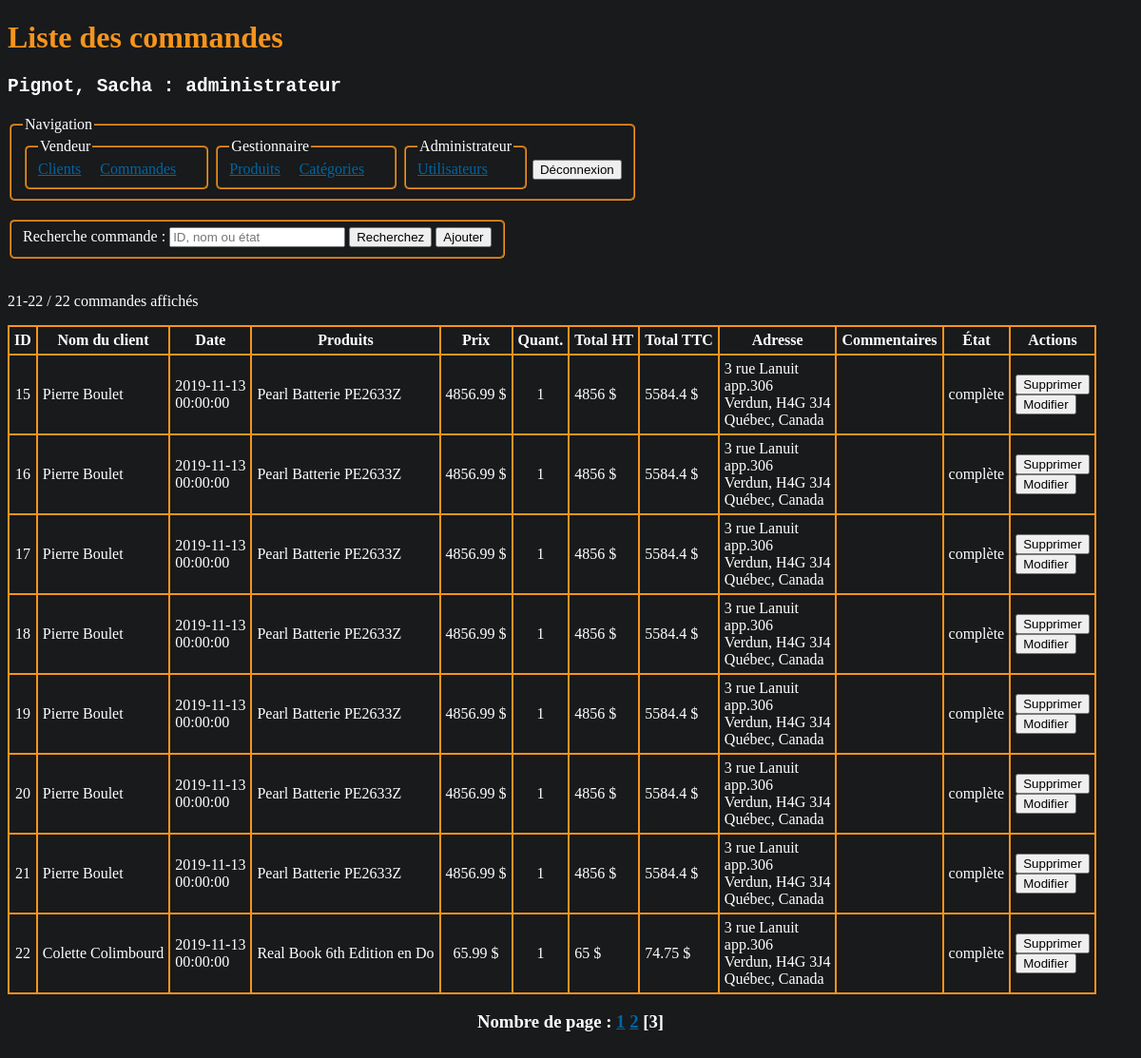
The app's page /commandes/index.php?page=3 (signed in) with its own data.
### tables this page shows
CREATE TABLE IF NOT EXISTS `commandes_produits` (
  `fk_commande_id` INT NOT NULL,
  `fk_produit_id` INT NOT NULL,
  `commande_produit_quantite` INT NOT NULL,
  PRIMARY KEY (`fk_produit_id`, `fk_commande_id`),
  INDEX `fk_commandes_has_produits_produits1_idx` (`fk_produit_id` ASC),
  INDEX `fk_commandes_has_produits_Commandes1_idx` (`fk_commande_id` ASC),
  CONSTRAINT `fk_commandes_has_produits_commandes1`
    FOREIGN KEY (`fk_commande_id`)
    REFERENCES `commandes` (`commande_id`)
    ON DELETE NO ACTION
    ON UPDATE NO ACTION,
  CONSTRAINT `fk_commandes_has_produits_produits1`
    FOREIGN KEY (`fk_produit_id`)
    REFERENCES `produits` (`produit_id`)
    ON DELETE NO ACTION
    ON UPDATE NO ACTION);

CREATE TABLE IF NOT EXISTS `commandes` (
  `commande_id` INT NOT NULL AUTO_INCREMENT,
  `commande_date` TIMESTAMP NOT NULL DEFAULT CURRENT_TIMESTAMP,
  `commande_adresse` VARCHAR(255) NOT NULL,
  `commande_adresse2` VARCHAR(255) NULL,
  `commande_adresse_ville` VARCHAR(255) NOT NULL,
  `commande_adresse_cp` VARCHAR(255) NOT NULL,
  `commande_etat` VARCHAR(255) NOT NULL DEFAULT "en cours",
  `commande_commentaires` VARCHAR(255) NULL,
  `fk_client_id` INT NOT NULL,
  PRIMARY KEY (`commande_id`),
  INDEX `fk_commandes_clients_idx` (`fk_client_id` ASC),
  CONSTRAINT `fk_commandes_clients`
    FOREIGN KEY (`fk_client_id`)
    REFERENCES `clients` (`client_id`)
    ON DELETE NO ACTION
    ON UPDATE NO ACTION);

### inc/sql.php (called while the page is built, shortened)
    <?php
function NombreCommandes($conn)
{
    $req = "SELECT COUNT(commande_id) AS 'nombre' FROM commandes";
    if ($result = mysqli_query($conn, $req)) {
        $nbResult = mysqli_num_rows($result);
        if ($nbResult) {
            mysqli_data_seek($result, 0);
            $row = mysqli_fetch_array($result, MYSQLI_ASSOC);
            $nombre = $row["nombre"];
        }
        return $nombre;
    } else {
        errSQL($conn);
        exit;
    }
}
function ListerCommandes($conn, $recherche = "", $offset, $nbrParPage)
{
    $recherche = "%" . $recherche . "%";
    $req = "SELECT
    C.commande_id as 'commande_id',
    CONCAT(CL.client_prenom, ' ', CL.client_nom) as 'client_nom',
    SUBSTRING(C.commande_date, 1, 10) as 'date',
    SUBSTRING(C.commande_date, 12, 8) as 'heure',
    P.produit_nom as 'produit',
    CP.commande_produit_quantite as 'quantite',
    P.produit_prix as 'prix',
    C.commande_adresse as 'adresse',
    C.commande_adresse2 as 'adresse2',
    C.commande_adresse_ville as 'adresse_ville',
    C.commande_adresse_cp as 'adresse_cp',
    C.commande_commentaires as 'commentaires',
    C.commande_etat as 'etat'
    FROM
        commandes as C
    INNER JOIN
        commandes_produits as CP on CP.fk_commande_id = C.commande_id
    INNER JOIN
        produits as P on P.produit_id = CP.fk_produit_id
    INNER JOIN
        clients as CL on CL.client_id = C.fk_client_id
    WHERE (CL.client_prenom LIKE '$recherche') OR (CL.client_nom LIKE '$recherche') OR (C.commande_id LIKE '$recherche') OR (C.commande_etat LIKE '$recherche')
    ORDER BY `commande_id` ASC
    LIMIT $offset, $nbrParPage";
    if ($result = mysqli_query($conn, $req, MYSQLI_STORE_RESULT)) {
        $nbResult = mysqli_num_rows($result);
        $liste = array();
        if ($nbResult) {
            mysqli_data_seek($result, 0);
            $commande_id = "";
            $commande_client = "";
            $commande_date = "";
            $commande_heure = "";
            $commande_produit = "";
            $commande_produit_quantite = "";
            $commande_produit_prix = "";
            $commande_total_HT = "";
            $commande_total_TTC = "";
            $commande_adresse = "";
            $commande_adresse2 = "";
            $commande_adresse_ville = "";
            $commande_adresse_cp = "";
            $commande_commentaires = "";
            $commande_etat = "";
            while ($row = mysqli_fetch_array($result, MYSQLI_ASSOC)) {
                if ($commande_id !== $row['commande_id']) {
                    if ($commande_id !== "") {
                        $liste[] = array(
                            'commande_id' => $commande_id,
                            'commande_client' => $commande_client,
                            'commande_date' => $commande_date,
                            'commande_heure' => $commande_heure,
                            'commande_produit' => $commande_produit,
                            'commande_produit_quantite' => $commande_produit_quantite,
                            'commande_produit_prix' => $commande_produit_prix,
                            'commande_total_ht' => $commande_total_HT,
                            'commande_total_ttc' => $commande_total_TTC,
                            'commande_adresse' => $commande_adresse,
                            'commande_adresse2' => $commande_adresse2,
                            'commande_adresse_ville' => $commande_adresse_ville,
                            'commande_adresse_cp' => $commande_adresse_cp,
                            'commande_commentaires' => $commande_commentaires,
                            'commande_etat' => $commande_etat
                        );
                    }
                    $commande_id = $row['commande_id'];
                    $commande_client = $row['client_nom'];
                    $commande_date = $row['date'];
                    $commande_heure = $row['heure'];
                    $commande_produit = [];
                    $commande_produit_prix = [];
                    $commande_produit_quantite = [];
                    $commande_adresse = $row['adresse'];
                    $commande_adresse2 = $row['adresse2'];
                    $commande_adresse_ville = $row['adresse_ville'];
                    $commande_adresse_cp = $row['adresse_cp'];
                    $commande_commentaires = $row['commentaires'];
                    $commande_etat = $row['etat'];
                }
                $commande_produit[] = $row['produit'];
                $commande_produit_prix[] = $row['prix'] . " $";
                $commande_produit_quantite[] = $row['quantite'];
                $commande_total_HT = 0;
                for ($i = 0; $i < count($commande_produit_prix); ++$i) {
                    $commande_total_HT = $commande_total_HT + intval($commande_produit_prix[$i]);
                }
                $commande_total_TTC = $commande_total_HT * 1.15;
                $commande_total_HT = $commande_total_HT . " $";
                $commande_total_TTC = $commande_total_TTC . " $";
            }
            $liste[] = array(
                'commande_id' => $commande_id,
                'commande_client' => $commande_client,
                'commande_date' => $commande_date,
                'commande_heure' => $commande_heure,
                'commande_produit' => $commande_produit,
                'commande_produit_prix' => $commande_produit_prix,
                'commande_produit_quantite' => $commande_produit_quantite,
                'commande_total_ht' => $commande_total_HT,
                'commande_total_ttc' => $commande_total_TTC,
                'commande_adresse' => $commande_adresse,
                'commande_adresse2' => $commande_adresse2,
                'commande_adresse_ville' => $commande_adresse_ville,
                'commande_adresse_cp' => $commande_adresse_cp,
                'commande_commentaires' => $commande_commentaires,
                'commande_etat' => $commande_etat
            );
            return $liste;
        } else {
            errSQL($conn);
            exit;
        }
    }
}
            mysqli_rollback($conn); ?>

### commandes/index.php (the view, shortened to what this page needs)
<?php
require_once("../inc/sql.php");
$recherche = isset($_POST['recherche']) ? trim($_POST['recherche']) : "";
$nombreCommandes = NombreCommandes($conn);
$nombrePages = ceil($nombreCommandes / 10);
$pageActuelle = 1;
if (isset($_GET['page'])) {
    $pageActuelle = $_GET['page'];
} elseif ($pageActuelle > $nombrePages) {
    $pageActuelle = $nombrePages;
} else {
    $pageActuelle = 1;
}
$offset = ($pageActuelle - 1) * 10;
$nbrParPage =
$liste = ListerCommandes($conn, $recherche, $offset, 10);
?>
<!DOCTYPE html>
<html lang="fr">
<head>
    <link rel="stylesheet" href="../assets/css/main.css">
</head>
<body>
    <h1>Liste des commandes</h1>
    <h2>
        <pre><?= $_SESSION['utilisateur']["utilisateur_nom"] . ", " . $_SESSION['utilisateur']["utilisateur_prenom"] . " : " . $_SESSION['utilisateur']["utilisateur_type"] ?></pre>
    </h2>
    <?php include("../menu.php"); ?>
    <form id="recherche" action="" method="post">
        <fieldset>
            <label>Recherche commande : </label>
            <input type="text" name="recherche" value="<?= $recherche ?>" placeholder="ID, nom ou état">
            <input type="submit" value="Recherchez">
            <button class="ajout"><a href="ajout.php">Ajouter</a></button>
        </fieldset>
    </form>
    <p><?= $offset + 1 ?>-<?= (($offset + 1) + 9) > $nombreCommandes ? $nombreCommandes : (($offset + 1) + 9) ?> / <?= $nombreCommandes ?> commandes affichés</p>
    <table>
        <tr>
            <th>ID</th>
            <th>Nom du client</th>
            <th>Date</th>
            <th>Produits</th>
            <th>Prix</th>
            <th>Quant.</th>
            <th>Total HT</th>
            <th>Total TTC</th>
            <th>Adresse</th>
            <th>Commentaires</th>
            <th>État</th>
            <th>Actions</th>
        </tr>
        <?php
        foreach ($liste as $row) :
        ?>
            <tr>
                <td style="text-align: center;"><?= $row["commande_id"] ?></td>
                <td><?= $row["commande_client"] ?></td>
                <td><?= $row["commande_date"] . "<br>" . $row["commande_heure"] ?></td>
                <td><?= implode("<br>", $row["commande_produit"]) ?></td>
                <td style="text-align: center;"><?= implode("<br>", $row["commande_produit_prix"]) ?></td>
                <td style="text-align: center;"><?= implode("<br>", $row["commande_produit_quantite"]) ?></td>
                <td><?= $row["commande_total_ht"] ?></td>
                <td><?= $row["commande_total_ttc"] ?></td>
                <td><?php echo $row["commande_adresse"];
                    echo isset($row["commande_adresse2"]) ? "<br>" . $row["commande_adresse2"] : "";
                    echo "<br>" . $row["commande_adresse_ville"] . ", " . $row["commande_adresse_cp"] .
                        "<br>Québec, Canada" ?></td>
                <td><?= $row["commande_commentaires"] ?></td>
                <td><?= $row["commande_etat"] ?></td>
                <td>
                    <form action="" method="post">
                        <input type="submit" value="Supprimer">
                    </form>
                    <form action="" method="post">
                        <input type="submit" value="Modifier">
                    </form>
                </td>
            </tr>
        <?php endforeach; ?>
    </table>
    <h3 class="pagination">Nombre de page :
        <?php
        for ($i = 1; $i <= $nombrePages; ++$i) {
            if ($i == $pageActuelle) {
                echo "[" . $i . "] ";
            } else {
                echo "<a href=index.php?page=" . $i . ">" . $i . "</a> ";
            }
        }
        ?>
    </h3>
</body>
</html>

### assets/css/style.css (style rules this page uses)
body { background-color: #181a1b; color: white; padding-bottom: 200px; }
h1 { color: #F7941D; }
a { color: #0066a4; }
button a { text-decoration: none; color: black; }
fieldset { display: inline; border-radius: 5px; border-color: #F7941D ; margin-bottom: 20px; }
table { border-collapse: collapse; }
table,th, td { border: 2px solid #F7941D; }
th, td { padding: 5px; }
.pagination { text-align: center; }

### records on screen
commandes_produits: fk_commande.commande_id "15", commande_client "Pierre Boulet", commande_date "2019-11-13", commande_heure "00:00:00", commande_produit "Pearl Batterie PE2633Z", commande_produit_prix "4856.99 $", commande_produit_quantite "1", commande_total_ht "4856 $", commande_total_ttc "5584.4 $", fk_commande.commande_adresse "3 rue Lanuit", fk_commande.commande_adresse2 "app.306", fk_commande.commande_adresse_ville "Verdun", fk_commande.commande_adresse_cp "H4G 3J4", fk_commande.commande_etat "complète"
commandes_produits: fk_commande.commande_id "16", commande_client "Pierre Boulet", commande_date "2019-11-13", commande_heure "00:00:00", commande_produit "Pearl Batterie PE2633Z", commande_produit_prix "4856.99 $", commande_produit_quantite "1", commande_total_ht "4856 $", commande_total_ttc "5584.4 $", fk_commande.commande_adresse "3 rue Lanuit", fk_commande.commande_adresse2 "app.306", fk_commande.commande_adresse_ville "Verdun", fk_commande.commande_adresse_cp "H4G 3J4", fk_commande.commande_etat "complète"
commandes_produits: fk_commande.commande_id "17", commande_client "Pierre Boulet", commande_date "2019-11-13", commande_heure "00:00:00", commande_produit "Pearl Batterie PE2633Z", commande_produit_prix "4856.99 $", commande_produit_quantite "1", commande_total_ht "4856 $", commande_total_ttc "5584.4 $", fk_commande.commande_adresse "3 rue Lanuit", fk_commande.commande_adresse2 "app.306", fk_commande.commande_adresse_ville "Verdun", fk_commande.commande_adresse_cp "H4G 3J4", fk_commande.commande_etat "complète"
commandes_produits: fk_commande.commande_id "18", commande_client "Pierre Boulet", commande_date "2019-11-13", commande_heure "00:00:00", commande_produit "Pearl Batterie PE2633Z", commande_produit_prix "4856.99 $", commande_produit_quantite "1", commande_total_ht "4856 $", commande_total_ttc "5584.4 $", fk_commande.commande_adresse "3 rue Lanuit", fk_commande.commande_adresse2 "app.306", fk_commande.commande_adresse_ville "Verdun", fk_commande.commande_adresse_cp "H4G 3J4", fk_commande.commande_etat "complète"
commandes_produits: fk_commande.commande_id "19", commande_client "Pierre Boulet", commande_date "2019-11-13", commande_heure "00:00:00", commande_produit "Pearl Batterie PE2633Z", commande_produit_prix "4856.99 $", commande_produit_quantite "1", commande_total_ht "4856 $", commande_total_ttc "5584.4 $", fk_commande.commande_adresse "3 rue Lanuit", fk_commande.commande_adresse2 "app.306", fk_commande.commande_adresse_ville "Verdun", fk_commande.commande_adresse_cp "H4G 3J4", fk_commande.commande_etat "complète"
commandes_produits: fk_commande.commande_id "20", commande_client "Pierre Boulet", commande_date "2019-11-13", commande_heure "00:00:00", commande_produit "Pearl Batterie PE2633Z", commande_produit_prix "4856.99 $", commande_produit_quantite "1", commande_total_ht "4856 $", commande_total_ttc "5584.4 $", fk_commande.commande_adresse "3 rue Lanuit", fk_commande.commande_adresse2 "app.306", fk_commande.commande_adresse_ville "Verdun", fk_commande.commande_adresse_cp "H4G 3J4", fk_commande.commande_etat "complète"
commandes_produits: fk_commande.commande_id "21", commande_client "Pierre Boulet", commande_date "2019-11-13", commande_heure "00:00:00", commande_produit "Pearl Batterie PE2633Z", commande_produit_prix "4856.99 $", commande_produit_quantite "1", commande_total_ht "4856 $", commande_total_ttc "5584.4 $", fk_commande.commande_adresse "3 rue Lanuit", fk_commande.commande_adresse2 "app.306", fk_commande.commande_adresse_ville "Verdun", fk_commande.commande_adresse_cp "H4G 3J4", fk_commande.commande_etat "complète"
commandes_produits: fk_commande.commande_id "22", commande_client "Colette Colimbourd", commande_date "2019-11-13", commande_heure "00:00:00", commande_produit "Real Book 6th Edition en Do", commande_produit_prix "65.99 $", commande_produit_quantite "1", commande_total_ht "65 $", commande_total_ttc "74.75 $", fk_commande.commande_adresse "3 rue Lanuit", fk_commande.commande_adresse2 "app.306", fk_commande.commande_adresse_ville "Verdun", fk_commande.commande_adresse_cp "H4G 3J4", fk_commande.commande_etat "complète"

### other values on screen
$_SESSION['utilisateur']["utilisateur_nom"] "Pignot"
$_SESSION['utilisateur']["utilisateur_prenom"] "Sacha"
$_SESSION['utilisateur']["utilisateur_type"] "administrateur"
$offset + 1 "21"
$nombreCommandes "22"
